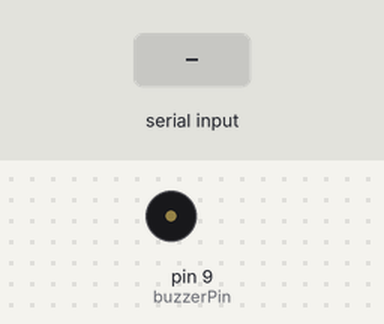
Recording of a sketch running on a simulated Arduino Uno, built with avr-gcc and run on an emulated ATmega328P. Parts: buzzer (waves = sounding). Inputs (shaded band) come from the test bench.

Above: at 1.2 s.
1.3 s: "1" received over Serial
At 2.5 s:
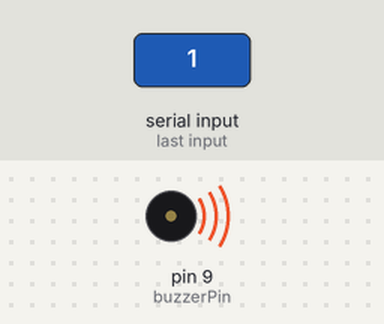
2.8 s: ";" received over Serial
At 3.6 s:
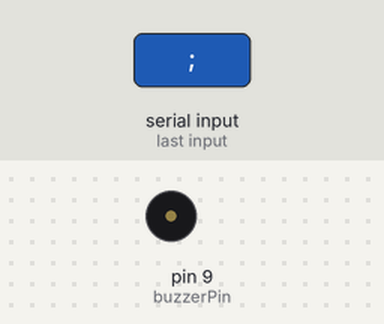
4.3 s: "0" received over Serial
At 4.7 s:
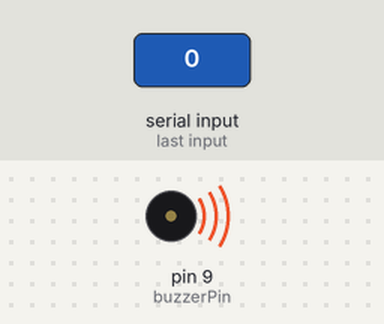
Timing chart, 0 to 7.3 s (numbered marks = the images above; inputs shaded):
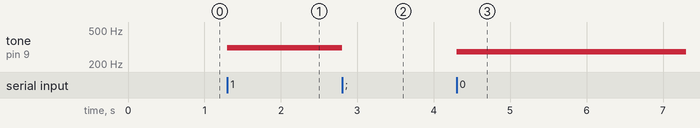

The sketch:

buzzer.ino
```cpp
char val;
int ledPin = 13; // Set the pin to digital I/O 13


const int buzzerPin = 9;    // connect the buzzer to pin 9
const int songLength = 30;  // sets the number of notes of the song


void setup()
{
  Serial.begin(9600);
  pinMode(buzzerPin, OUTPUT);  // sets the  buzzer pin as an OUTPUT
}


void loop()
{
  if(Serial.available()) {
     val = Serial.read(); // read it and store it in val

     if(val == ';'){
      noTone(buzzerPin);
     }else{
      tone(buzzerPin, frequency(val));
     }


  }

   //delay(5); // Wait 10 milliseconds for next reading
}

int frequency(char note)
{
  int i;
  const int numNotes = 25;  // number of notes we're storing
  char names[numNotes] = {
    'c', '0', 'd', '1', 'e', 'f', '2', 'g', '3', 'a', '4', 'b',
    'C', '5', 'D', '6', 'E', 'F', '7', 'G', '8', 'A', '9', 'B', '.'   };
  int frequencies[numNotes] = {
    262, 277, 294, 311, 330, 349, 370, 392, 415, 440, 466, 494,
    523, 554, 587, 622, 660, 698, 740, 784, 830, 880, 932, 988, 1047    };

  // Now we'll search through the letters in the array, and if
  // we find it, we'll return the frequency for that note.

  for (i = 0; i < numNotes; i++)  // Step through the notes
  {
    if (names[i] == note)         // Is this the one?
    {
      return(frequencies[i]);     // Yes! Return the frequency and exit function.
    }
  }
  return(0);  // We looked through everything and didn't find it,
  // but we still need to return a value, so return 0.
}
```

Measured:
- after the input at 1.3 s, tone on pin 9 (buzzerPin): silent → 311 Hz at once
- after the input at 2.8 s, tone on pin 9 (buzzerPin): 311 Hz → silent at once
- after the input at 4.3 s, tone on pin 9 (buzzerPin): silent → 277 Hz at once
